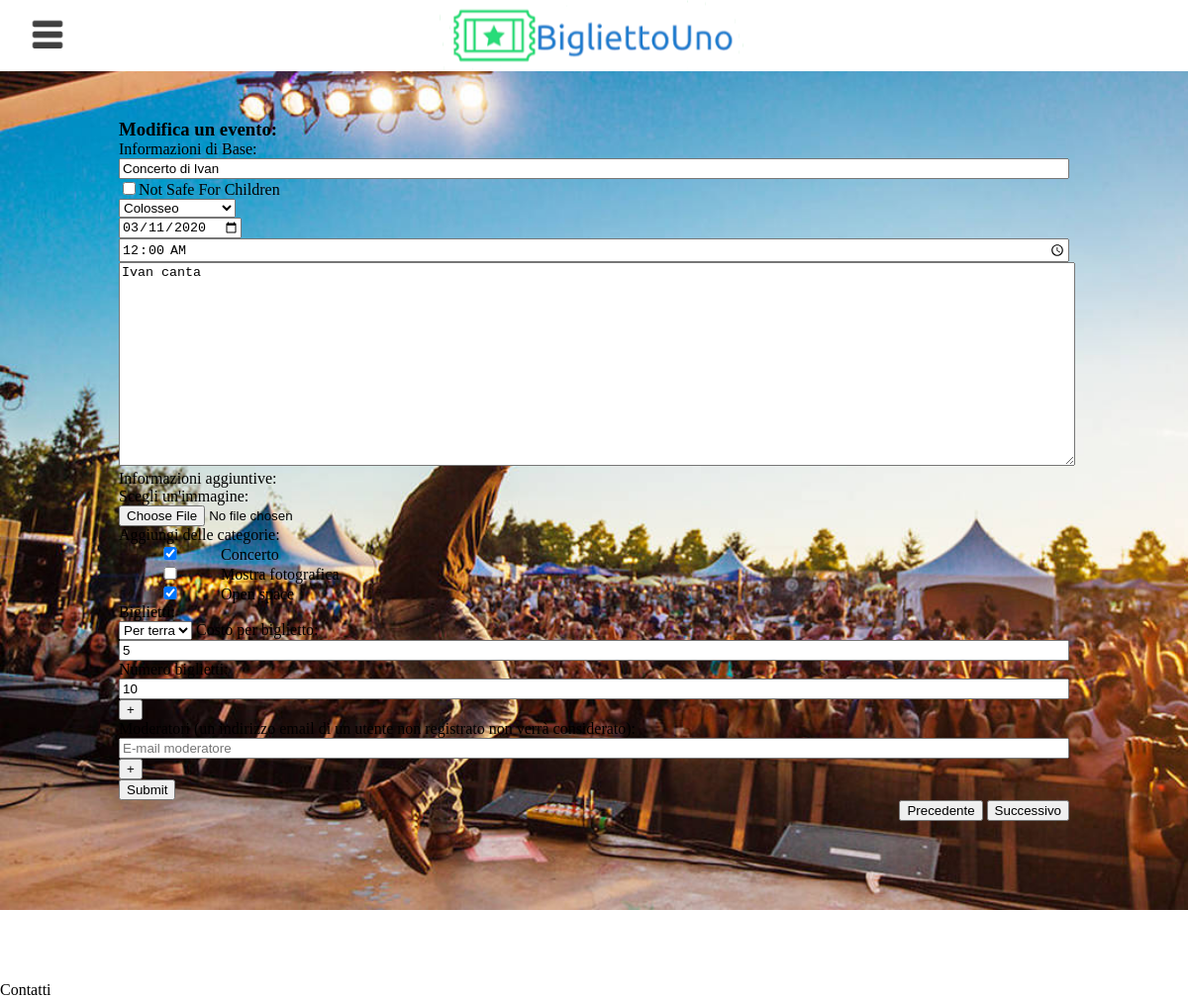
Screenshot of /modify_event.php?codEvento=1 (signed in) with the database file from the repository.
### tables this page shows
create table EVENTO (
     codEvento int not null,
     nomeEvento varchar(60) not null,
     dataEOra DATETIME not null,
     NSFC BIT(1) not null,
     descrizione varchar(150) not null,
     nomeImmagine varchar(30) not null,
     codLuogo int not null,
     emailOrganizzatore varchar(30) not null,
     constraint ID_EVENTO_ID primary key (codEvento));

create table LUOGO (
     codLuogo int not null,
     nome varchar(60) not null,
     indirizzo varchar(50) not null,
     urlMaps varchar(128) not null,
     capienzaMassima int not null,
     constraint ID_LUOGO_ID primary key (codLuogo));

create table CATEGORIA_EVENTO (
     codCategoria int not null,
     nomeCategoria varchar(30) not null,
     constraint ID_CATEGORIA_EVENTO_ID primary key (codCategoria));

### modify_event.php (called while the page is built, shortened)
<?php
    require_once('bootstrap.php');
    $templateParams["evento"] = $dbh->getEvent($_GET["codEvento"])[0];
    $templateParams["name"] = "modify_event.php";
    $templateParams["title"] = "Modifica evento";
    $templateParams["css"] = array("base.css", "create_event.css");
    $templateParams["js"] = array("https://ajax.googleapis.com/ajax/libs/jquery/3.4.1/jquery.min.js", "js/base.js", "js/create_event.js");
    $templateParams["categories"] = $dbh->getCategories();
    $templateParams["tipoPosti"] = $dbh->getSeatTypes();
    $templateParams["luoghi"] = $dbh->getPlaces();
    $templateParams["biglietti"] = $dbh->getSeatNumByTypeAndCost($_GET["codEvento"]);
    $templateParams["moderatori"] = $dbh->getEventModerators($_GET["codEvento"]);
    require(TEMPLATE_DIR."base.php");
?>

### php/DatabaseHelper.php (called while the page is built, shortened)
<?php
class DatabaseHelper{
    private $db;
    public function __construct($servername, $username, $password, $dbname){
        $this->db = new mysqli($servername, $username, $password, $dbname);
    }
    public function getCategories() {
        $stmt = $this->db->prepare("SELECT codCategoria, nomeCategoria FROM categoria_evento");
        $stmt->execute();
        return $stmt->get_result()->fetch_all(MYSQLI_ASSOC);
    }
    public function getSeatTypes() {
        $stmt = $this->db->prepare("SELECT codTipologia, nomeTipologia FROM tipologia_posto");
        $stmt->execute();
        return $stmt->get_result()->fetch_all(MYSQLI_ASSOC);
    }
    public function getEvent($codEvent) {
        $query = "SELECT *
                  FROM (SELECT E.codEvento, E.nomeEvento, E.dataEOra, E.NSFC, E.descrizione, E.nomeImmagine, E.emailOrganizzatore,
                               L.codLuogo, L.nome AS nomeLuogo, L.indirizzo, L.urlMaps, L.capienzaMassima,
                               COUNT(P.codPrenotazione) as postiOccupati, (COUNT(P.codPrenotazione)/L.capienzaMassima * 100) as percPostiOccupati, COUNT(P.codPosto) AS maxPostiDisponibili
                        FROM evento E, luogo L, posto P
                        WHERE E.codLuogo = L.codLuogo
                        AND p.codEvento = E.codEvento
                        AND E.codEvento = ?
                        GROUP BY E.codEvento, E.nomeEvento, E.dataEOra, E.NSFC, E.descrizione, E.nomeImmagine, E.emailOrganizzatore,
                                 L.codLuogo, L.nome, L.indirizzo, L.urlMaps, L.capienzaMassima
                       ) AS tabEventi,
                       (SELECT EHC.codEvento, GROUP_CONCAT(ce.nomeCategoria SEPARATOR ', ') AS categorie
                        FROM evento_ha_categoria EHC, categoria_evento CE
                        WHERE EHC.codCategoria = ce.codCategoria
                          AND EHC.codEvento = ?
                        GROUP BY EHC.codEvento) AS tabCategorie
                  WHERE tabEventi.codEvento = tabCategorie.codEvento
                  ";
        $stmt = $this->db->prepare($query);
        $stmt->bind_param("ii", $codEvent, $codEvent);
        $stmt->execute();
        return $stmt->get_result()->fetch_all(MYSQLI_ASSOC);
    }
    public function getPlaces() {
        $stmt = $this->db->prepare("SELECT * FROM luogo");
        $stmt->execute();
        return $stmt->get_result()->fetch_all(MYSQLI_ASSOC);
    }
    public function getEventModerators($codEvento) {
        $stmt = $this->db->prepare("SELECT emailModeratore FROM moderazione WHERE codEvento = ".$codEvento);
        $stmt->execute();
        return $stmt->get_result()->fetch_all(MYSQLI_ASSOC);
    }
    public function getSeatNumByTypeAndCost($codEvento) {
        $query = "SELECT posto.codTipologia, nomeTipologia, costo, COUNT(codPosto) AS numTotPosti, SUM(IF(codPrenotazione IS NOT NULL, 1, 0)) AS postiPrenotati
                  FROM posto, tipologia_posto
                  WHERE codEvento = ?
                  AND posto.codTipologia = tipologia_posto.codTipologia
                  GROUP BY codTipologia, costo
                  ";
        $stmt = $this->db->prepare($query);
        $stmt->bind_param("i", $codEvento);
        $stmt->execute();
        return $stmt->get_result()->fetch_all(MYSQLI_ASSOC);
    }
}
$servername = "localhost";
$username = "root";
$password = "";
$dbname = "projTecWeb";
$dbh = new DatabaseHelper($servername, $username, $password, $dbname);
?>

### php/template/modify_event.php (the view, shortened to what this page needs)
<form id="createForm" action="php/modify_event_process.php" method="post" enctype="multipart/form-data">
    <h3>Modifica un evento: </h3>
    <div class="tab"> Informazioni di Base:
        <p><input name="nomeEvento" type="text" value="<?php echo $templateParams["evento"]["nomeEvento"]?>" oninput="this.className = ''" required/></p>
        <p><label><input name="NSFC" type="checkbox" value="1" <?php if ($templateParams["evento"]["NSFC"] == 1) { echo "checked";}?>/>Not Safe For Children</label></p>
        <p><select name="luogo" required>
            <?php foreach ($templateParams["luoghi"] as $luogo): ?>
                <option value=<?php echo $luogo["codLuogo"];?> <?php if ($templateParams["evento"]["codLuogo"] == $luogo["codLuogo"]) {echo "selected";}?>><?php echo $luogo["nome"]?></option>
            <?php endforeach;?>
        </select></p>
        <p><input name="data" type="date" value="<?php echo (new DateTime($templateParams["evento"]["dataEOra"]))->format("Y-m-d")?>" oninput="this.className=''" required/><input name="ora" type="time" value="<?php echo (new DateTime($templateParams["evento"]["dataEOra"]))->format("H:i")?>" oninput="this.className=''" required/></p>
        <p><textarea name="description" form="createForm" oninput="this.className = ''"><?php echo $templateParams["evento"]["descrizione"];?></textarea></p>
    </div>
    <section class="tab"> Informazioni aggiuntive:
        <p><label for="image_picker"> Scegli un'immagine: <br/><input type="file" id="image_picker" name="imageName"/></label></p>
        <p>Aggiungi delle categorie: </p>
        <?php foreach ($templateParams["categories"] as $category): ?>
            <label><input type="checkbox" name="categories[]" value="<?php echo $category["codCategoria"]?>" <?php if(strpos($templateParams["evento"]["categorie"], $category["nomeCategoria"]) !== false) {echo "checked";} ?>/><?php echo $category["nomeCategoria"];?></label>
        <?php endforeach; ?>
    </section>
    <section class="tab"> Biglietti:
        <div class="ticket_creator">
            <?php foreach($templateParams["biglietti"] as $biglietto): ?>
                <select name="ticket_type[]" required <?php ?>>
                    <?php foreach ($templateParams["tipoPosti"] as $tipoPosto): ?>
                        <option value="<?php echo $tipoPosto["codTipologia"]; ?>" <?php if($biglietto["codTipologia"] == $tipoPosto["codTipologia"]) { echo "selected";} elseif ($biglietto["postiPrenotati"] > 0) {echo "disabled";}?> ><?php echo $tipoPosto["nomeTipologia"];?></option>
                    <?php endforeach; ?>
                </select>
                <label>Costo per biglietto: <input name="ticket_cost[]" type="number" min="0.01" step="0.01" required value="<?php echo $biglietto["costo"]?>" <?php if($biglietto["postiPrenotati"] > 0){echo "readonly";}?>/></label>
                <label for="num_tickets"> Numero biglietti: <input type="number" min="<?php echo $biglietto["postiPrenotati"];?>" name="num_tickets[]" id="num_tickets" required value="<?php echo $biglietto["numTotPosti"]?>"/></label>
                <button class="add_ticket_btn" type="button" onclick=addNewTicket()> + </button>
                <br/>
            <?php endforeach; ?>
        </div>
    </section>
    <section class="tab"> Moderatori (un indirizzo email di un utente non registrato non verrà considerato):
        <div class="moderator_adder">
            <input type="text" name="mod_mail[]" placeholder="E-mail moderatore"/>
            <button class="add_mod_btn" type="button" onclick=addNewMod()> + </button>
        </div>
    </section>
    <input type="submit"/>
    <div style="overflow:auto;">
        <div style="float:right;">
            <button type="button" id="prevBtn" onclick="TODO">Precedente</button>
            <button type="button" id="nextBtn" onclick="TODO">Successivo</button>
        </div>
    </div>
</form>

### css/base.css (style rules this page uses)
body, header, p, h1, h2, h3, h4, h5, h6 { margin: 0; padding: 0; }
body { height: 100vh; background-image: url("../img/home_bkg.jpg"); background-repeat: no-repeat; background-size: cover; overflow-y: auto; font-size: 100%; }
form { width: 80%; margin-left: 10%; margin-top: 10%; }
form input:not([type="submit"]):not([type="date"]):not([type="checkbox"]) { width: 100%; box-sizing: border-box; }

### css/create_event.css (style rules this page uses)
textarea { width: 100%; height: 15em; }
form > section > label { width: 100%; display: block; }
form > section > label > input[type="checkbox"] { width: 10%; }

### rows the page displays
evento: nomeEvento "Concerto di Ivan", luogo "Colosseo", data "03/11/2020", ora "00:00", description "Ivan canta"
categoria_evento: nomeCategoria "☑", nomeCategoria "Concerto"
categoria_evento: nomeCategoria "Mostra fotografica"
categoria_evento: nomeCategoria "☑", nomeCategoria "Open space"

### other values shown
form field value "Per terra"
